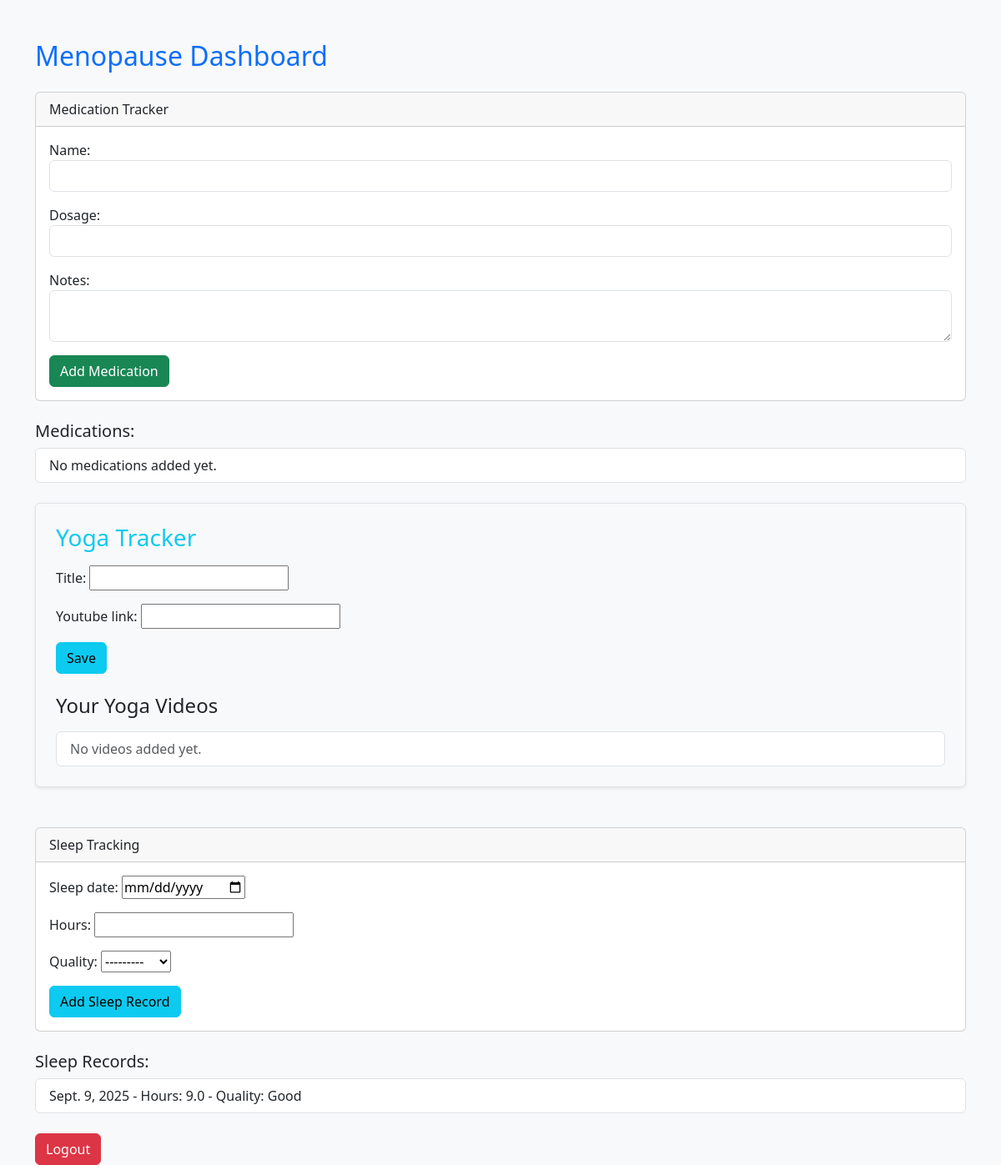
Page /menopause/ (signed in) on the committed database.
### core/models.py (models this page shows, shortened)
class Sleep(models.Model):
    user = models.ForeignKey(User, on_delete=models.CASCADE)
    sleep_date = models.DateField()
    hours = models.FloatField()
    quality = models.CharField(
        max_length=20,
        choices=[("Good", "Good"), ("Average", "Average"), ("Poor", "Poor")],
    )
    phase = models.CharField(
        max_length=20,
        choices=[("child", "Child"), ("adulthood", "Adulthood"), ("menopause", "Menopause")],
        default="adulthood",
    )

### core/views.py (the view)
# urls.py: path("menopause/", views.menopause, name="menopause"),
@login_required
def menopause(request):
    user = request.user
    if request.method == 'POST' and 'medication_submit' in request.POST:
        med_form = MedicationForm(request.POST)
        if med_form.is_valid():
            med = med_form.save(commit=False)
            med.user = user
            med.save()
            return redirect('menopause')
    else:
        med_form = MedicationForm()
    medications = Medication.objects.filter(user=user).order_by('-date_added')
    if request.method == 'POST' and 'sleep_submit' in request.POST:
        sleep_form = SleepForm(request.POST)
        if sleep_form.is_valid():
            s = sleep_form.save(commit=False)
            s.user = user
            s.save()
            return redirect('menopause')
    else:
        sleep_form = SleepForm()
    sleeps = Sleep.objects.filter(user=user).order_by('-sleep_date')
    if request.method == 'POST' and 'yoga_submit' in request.POST:
        yoga_form = YogaForm(request.POST)
        if yoga_form.is_valid():
            yoga = yoga_form.save(commit=False)
            yoga.user = user
            yoga.save()
            return redirect('menopause')
    else:
        yoga_form = YogaForm()
    yoga_videos = YogaVideo.objects.filter(user=user).order_by('-id')
    context = {
        'med_form': med_form,
        'medications': medications,
        'sleep_form': sleep_form,
        'sleeps': sleeps,
        'yoga_form': yoga_form,
        'yoga_videos': yoga_videos,
    }
    return render(request, "core/menopause.html", context)

### core/forms.py
class MedicationForm(forms.ModelForm):
    class Meta:
        model = Medication
        fields = ['name', 'dosage', 'notes']
        widgets = {
            'name': forms.TextInput(attrs={'class': 'form-control'}),
            'dosage': forms.TextInput(attrs={'class': 'form-control'}),
            'notes': forms.Textarea(attrs={'class': 'form-control', 'rows': 2}),
        }

class SleepForm(forms.ModelForm):
    class Meta:
        model = Sleep
        fields = ['sleep_date', 'hours', 'quality']
        widgets = {'sleep_date': forms.DateInput(attrs={'type': 'date'})}

### core/templates/core/menopause.html (shortened to what this page needs)
{% load static %}
<!DOCTYPE html>
<html lang="en">
<head>
    <link rel="stylesheet" href="https://cdn.jsdelivr.net/npm/bootstrap@5.3.3/dist/css/bootstrap.min.css">
</head>
<body class="bg-light">
<div class="container mt-5">
    <h2 class="text-primary mb-4">Menopause Dashboard</h2>
    <div class="card mb-4">
        <div class="card-header">Medication Tracker</div>
        <div class="card-body">
            <form method="POST">
                {{ med_form.as_p }}
                <button type="submit" name="medication_submit" class="btn btn-success">Add Medication</button>
            </form>
        </div>
    </div>
    <h5>Medications:</h5>
    <ul class="list-group mb-4">
        {% for med in medications %}
            <li class="list-group-item">{{ med.name }} - Dosage: {{ med.dosage }} - Notes: {{ med.notes }} (Added: {{ med.date_added }})</li>
        {% empty %}
            <li class="list-group-item">No medications added yet.</li>
        {% endfor %}
    </ul>
    <div class="yoga-tracker mb-5 border rounded p-4 bg-light shadow-sm">
        <h3 class="mb-3 text-info">Yoga Tracker</h3>
        <form method="post" class="mb-4">
            {{ yoga_form.as_p }}
            <button type="submit" name="yoga_submit" class="btn btn-info">Save</button>
        </form>
        <div class="yoga-videos">
            <h4 class="mb-3">Your Yoga Videos</h4>
            <ul class="list-group">
                {% for video in yoga_videos %}
                    <li class="list-group-item d-flex justify-content-between align-items-center">
                        <div>
                            <strong>{{ video.title }}</strong>
                        </div>
                        <a href="{{ video.youtube_link }}" target="_blank" class="btn btn-outline-primary btn-sm">Watch</a>
                    </li>
                {% empty %}
                    <li class="list-group-item text-muted">No videos added yet.</li>
                {% endfor %}
            </ul>
        </div>
    </div>
    <div class="card mb-4">
        <div class="card-header">Sleep Tracking</div>
        <div class="card-body">
            <form method="POST">
                {{ sleep_form.as_p }}
                <button type="submit" name="sleep_submit" class="btn btn-info">Add Sleep Record</button>
            </form>
        </div>
    </div>
    <h5>Sleep Records:</h5>
    <ul class="list-group">
        {% for sleep in sleeps %}
            <li class="list-group-item">{{ sleep.sleep_date }} - Hours: {{ sleep.hours }} - Quality: {{ sleep.quality }}</li>
        {% empty %}
            <li class="list-group-item">No sleep records yet.</li>
        {% endfor %}
    </ul>
    <a href="{% url 'logout' %}" class="btn btn-danger mt-4">Logout</a>
</div>
</body>
</html>

### rows in the picture
Sleep: sleep_date "Sept. 9, 2025", hours "9.0", quality "Good"
